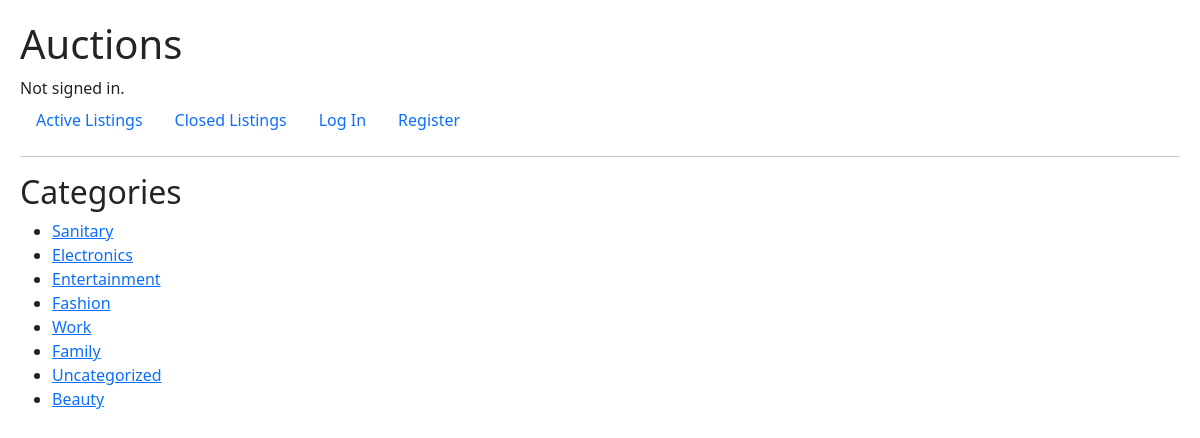
The page /categories on the database its author committed.
### auctions/models.py (models this page shows)
class Categories(models.Model):
    name = models.CharField(max_length=64, default="Uncategorized")
    def __str__(self):
        return self.name

### auctions/views.py (the view)
# urls.py: path("categories", views.categories, name="categories"),
def categories(request):
    categories = Categories.objects.all()
    return render(request, "auctions/categories.html", {
        "categories": categories,
    })

### auctions/templates/auctions/categories.html
{% extends "auctions/layout.html" %}
{% block body %}
    <h2>Categories</h2>
    <ul>
        {% for category in categories %}
            <li><a href="{% url 'category' category=category %}">{{ category }}</a></li>
        {% endfor %}
    </ul>
{% endblock %}

### auctions/static/auctions/styles.css (style rules this page uses)
body { margin: 10px; padding: 10px; }

### rows shown on the page
Categories: name "Sanitary"
Categories: name "Electronics"
Categories: name "Entertainment"
Categories: name "Fashion"
Categories: name "Work"
Categories: name "Family"
Categories: name "Uncategorized"
Categories: name "Beauty"
